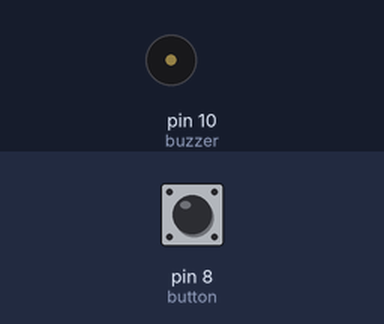
Recording of a sketch running on a simulated Arduino Uno, built with avr-gcc and run on an emulated ATmega328P. Shown: buzzer (waves = sounding, pin HIGH). The test bench sets the inputs (shaded band); at power-on: pin 8 (button) LOW.

Above: at 1.2 s.
1.3 s: pin 8 (button) pulled HIGH for 0.15 s
At 1.37 s:
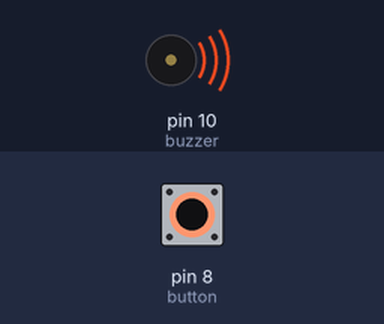
2.9 s: pin 8 (button) pulled HIGH for 3.2 s
At 6.5 s:
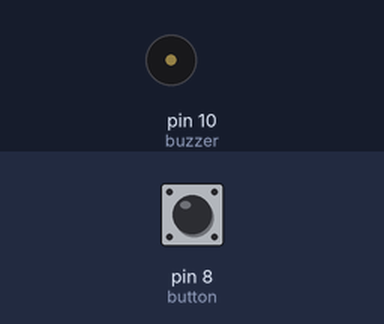
Timing chart, 0 to 8.0 s (numbered marks = the images above; inputs shaded):
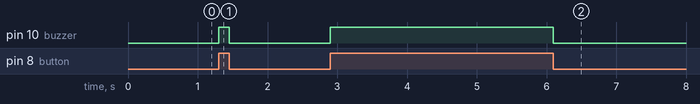

Measured:
- after the input at 1.3 s, pin 10 (buzzer): LOW → HIGH at once, → LOW 0.15 s later
- after the input at 2.9 s, pin 10 (buzzer): LOW → HIGH at once, → LOW 3.2 s later

The sketch:

buzzer.ino
```cpp
int buzzer=10;
int button=8;
void setup() {
  // put your setup code here, to run once:
  pinMode(buzzer,OUTPUT);
  pinMode(button,INPUT);

}

void loop() {
  // put your main code here, to run repeatedly:
  if(digitalRead(button)==HIGH)
  digitalWrite(buzzer,HIGH);
//  delay(2000);
  else
  digitalWrite(buzzer,LOW);
//  delay(2000);
}
```
